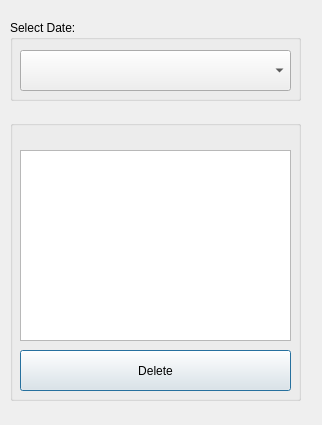
<?xml version="1.0" encoding="UTF-8"?>
<ui version="4.0">
 <class>dis_pdetails_Dialog</class>
 <widget class="QDialog" name="dis_pdetails_Dialog">
  <property name="geometry">
   <rect>
    <x>0</x>
    <y>0</y>
    <width>322</width>
    <height>425</height>
   </rect>
  </property>
  <property name="windowTitle">
   <string>Display Details</string>
  </property>
  <widget class="QGroupBox" name="groupBox">
   <property name="geometry">
    <rect>
     <x>10</x>
     <y>20</y>
     <width>291</width>
     <height>81</height>
    </rect>
   </property>
   <property name="title">
    <string>Select Date:</string>
   </property>
   <widget class="QComboBox" name="comboBox">
    <property name="geometry">
     <rect>
      <x>10</x>
      <y>30</y>
      <width>271</width>
      <height>41</height>
     </rect>
    </property>
   </widget>
  </widget>
  <widget class="QGroupBox" name="groupBox_2">
   <property name="geometry">
    <rect>
     <x>10</x>
     <y>120</y>
     <width>291</width>
     <height>281</height>
    </rect>
   </property>
   <property name="title">
    <string/>
   </property>
   <widget class="QTextBrowser" name="textBrowser">
    <property name="geometry">
     <rect>
      <x>10</x>
      <y>30</y>
      <width>271</width>
      <height>191</height>
     </rect>
    </property>
   </widget>
   <widget class="QPushButton" name="pushButton">
    <property name="geometry">
     <rect>
      <x>10</x>
      <y>230</y>
      <width>271</width>
      <height>41</height>
     </rect>
    </property>
    <property name="text">
     <string>Delete</string>
    </property>
   </widget>
  </widget>
  <widget class="QLabel" name="label_2">
   <property name="geometry">
    <rect>
     <x>31</x>
     <y>21</y>
     <width>16</width>
     <height>16</height>
    </rect>
   </property>
   <property name="text">
    <string/>
   </property>
  </widget>
 </widget>
 <resources/>
 <connections/>
</ui>
